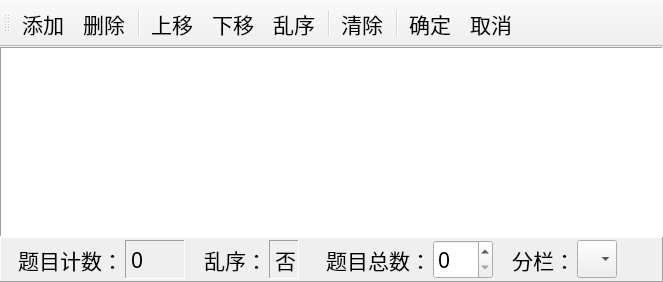
<?xml version="1.0" encoding="UTF-8"?>
<ui version="4.0">
 <class>SetupSectionWindow</class>
 <widget class="QMainWindow" name="SetupSectionWindow">
  <property name="geometry">
   <rect>
    <x>0</x>
    <y>0</y>
    <width>663</width>
    <height>282</height>
   </rect>
  </property>
  <property name="font">
   <font>
    <family>楷体</family>
    <pointsize>16</pointsize>
   </font>
  </property>
  <property name="windowTitle">
   <string>题目区域设置</string>
  </property>
  <widget class="QWidget" name="centralwidget">
   <layout class="QVBoxLayout" name="verticalLayout">
    <property name="spacing">
     <number>0</number>
    </property>
    <property name="leftMargin">
     <number>0</number>
    </property>
    <property name="topMargin">
     <number>0</number>
    </property>
    <property name="rightMargin">
     <number>0</number>
    </property>
    <property name="bottomMargin">
     <number>0</number>
    </property>
    <item>
     <widget class="QListWidget" name="lstQuestion">
      <property name="font">
       <font>
        <family>楷体</family>
        <pointsize>16</pointsize>
       </font>
      </property>
      <property name="frameShape">
       <enum>QFrame::Panel</enum>
      </property>
     </widget>
    </item>
    <item>
     <widget class="QFrame" name="frame">
      <property name="frameShape">
       <enum>QFrame::Panel</enum>
      </property>
      <property name="frameShadow">
       <enum>QFrame::Raised</enum>
      </property>
      <layout class="QHBoxLayout" name="horizontalLayout" stretch="0,0,0,0,0,0,0,0,0">
       <property name="spacing">
        <number>2</number>
       </property>
       <property name="leftMargin">
        <number>2</number>
       </property>
       <property name="topMargin">
        <number>2</number>
       </property>
       <property name="rightMargin">
        <number>2</number>
       </property>
       <property name="bottomMargin">
        <number>2</number>
       </property>
       <item>
        <widget class="QLabel" name="label">
         <property name="minimumSize">
          <size>
           <width>120</width>
           <height>0</height>
          </size>
         </property>
         <property name="maximumSize">
          <size>
           <width>120</width>
           <height>16777215</height>
          </size>
         </property>
         <property name="text">
          <string>题目计数：</string>
         </property>
         <property name="alignment">
          <set>Qt::AlignRight|Qt::AlignTrailing|Qt::AlignVCenter</set>
         </property>
        </widget>
       </item>
       <item>
        <widget class="QLabel" name="labQuestionCount">
         <property name="minimumSize">
          <size>
           <width>60</width>
           <height>0</height>
          </size>
         </property>
         <property name="maximumSize">
          <size>
           <width>60</width>
           <height>16777215</height>
          </size>
         </property>
         <property name="frameShape">
          <enum>QFrame::Panel</enum>
         </property>
         <property name="frameShadow">
          <enum>QFrame::Sunken</enum>
         </property>
         <property name="text">
          <string>0</string>
         </property>
        </widget>
       </item>
       <item>
        <widget class="QLabel" name="label_2">
         <property name="minimumSize">
          <size>
           <width>80</width>
           <height>0</height>
          </size>
         </property>
         <property name="maximumSize">
          <size>
           <width>80</width>
           <height>16777215</height>
          </size>
         </property>
         <property name="text">
          <string>乱序：</string>
         </property>
         <property name="alignment">
          <set>Qt::AlignRight|Qt::AlignTrailing|Qt::AlignVCenter</set>
         </property>
        </widget>
       </item>
       <item>
        <widget class="QLabel" name="labDisorder">
         <property name="minimumSize">
          <size>
           <width>30</width>
           <height>0</height>
          </size>
         </property>
         <property name="maximumSize">
          <size>
           <width>30</width>
           <height>16777215</height>
          </size>
         </property>
         <property name="frameShape">
          <enum>QFrame::Panel</enum>
         </property>
         <property name="frameShadow">
          <enum>QFrame::Sunken</enum>
         </property>
         <property name="text">
          <string>否</string>
         </property>
        </widget>
       </item>
       <item>
        <widget class="QLabel" name="label_3">
         <property name="minimumSize">
          <size>
           <width>130</width>
           <height>0</height>
          </size>
         </property>
         <property name="maximumSize">
          <size>
           <width>130</width>
           <height>16777215</height>
          </size>
         </property>
         <property name="text">
          <string>题目总数：</string>
         </property>
         <property name="alignment">
          <set>Qt::AlignRight|Qt::AlignTrailing|Qt::AlignVCenter</set>
         </property>
        </widget>
       </item>
       <item>
        <widget class="QSpinBox" name="spinCount">
         <property name="minimumSize">
          <size>
           <width>60</width>
           <height>0</height>
          </size>
         </property>
         <property name="maximumSize">
          <size>
           <width>60</width>
           <height>16777215</height>
          </size>
         </property>
         <property name="maximum">
          <number>200</number>
         </property>
        </widget>
       </item>
       <item>
        <widget class="QLabel" name="label_4">
         <property name="minimumSize">
          <size>
           <width>80</width>
           <height>0</height>
          </size>
         </property>
         <property name="maximumSize">
          <size>
           <width>80</width>
           <height>16777215</height>
          </size>
         </property>
         <property name="text">
          <string>分栏：</string>
         </property>
         <property name="alignment">
          <set>Qt::AlignRight|Qt::AlignTrailing|Qt::AlignVCenter</set>
         </property>
        </widget>
       </item>
       <item>
        <widget class="QComboBox" name="cmbColumns">
         <property name="minimumSize">
          <size>
           <width>40</width>
           <height>0</height>
          </size>
         </property>
         <property name="maximumSize">
          <size>
           <width>40</width>
           <height>16777215</height>
          </size>
         </property>
        </widget>
       </item>
       <item>
        <spacer name="horizontalSpacer">
         <property name="orientation">
          <enum>Qt::Horizontal</enum>
         </property>
         <property name="sizeHint" stdset="0">
          <size>
           <width>40</width>
           <height>20</height>
          </size>
         </property>
        </spacer>
       </item>
      </layout>
     </widget>
    </item>
   </layout>
  </widget>
  <widget class="QToolBar" name="toolBar">
   <property name="windowTitle">
    <string>toolBar</string>
   </property>
   <property name="iconSize">
    <size>
     <width>48</width>
     <height>48</height>
    </size>
   </property>
   <property name="toolButtonStyle">
    <enum>Qt::ToolButtonTextUnderIcon</enum>
   </property>
   <property name="floatable">
    <bool>false</bool>
   </property>
   <attribute name="toolBarArea">
    <enum>TopToolBarArea</enum>
   </attribute>
   <attribute name="toolBarBreak">
    <bool>false</bool>
   </attribute>
   <addaction name="actionAdd"/>
   <addaction name="actionDelete"/>
   <addaction name="separator"/>
   <addaction name="actionMoveUp"/>
   <addaction name="actionMoveDown"/>
   <addaction name="actionDisorder"/>
   <addaction name="separator"/>
   <addaction name="actionClear"/>
   <addaction name="separator"/>
   <addaction name="actionYes"/>
   <addaction name="actionCancel"/>
  </widget>
  <action name="actionAdd">
   <property name="icon">
    <iconset resource="MentalArithmeticPaper.qrc">
     <normaloff>:/MentalArithmeticPaper/Resources/Plus0.png</normaloff>:/MentalArithmeticPaper/Resources/Plus0.png</iconset>
   </property>
   <property name="text">
    <string>添加</string>
   </property>
   <property name="toolTip">
    <string>添加题目</string>
   </property>
  </action>
  <action name="actionDelete">
   <property name="icon">
    <iconset resource="MentalArithmeticPaper.qrc">
     <normaloff>:/MentalArithmeticPaper/Resources/Minus0.png</normaloff>:/MentalArithmeticPaper/Resources/Minus0.png</iconset>
   </property>
   <property name="text">
    <string>删除</string>
   </property>
   <property name="toolTip">
    <string>删除题目</string>
   </property>
  </action>
  <action name="actionClear">
   <property name="icon">
    <iconset resource="MentalArithmeticPaper.qrc">
     <normaloff>:/MentalArithmeticPaper/Resources/Reset0.png</normaloff>:/MentalArithmeticPaper/Resources/Reset0.png</iconset>
   </property>
   <property name="text">
    <string>清除</string>
   </property>
   <property name="toolTip">
    <string>清除所有题目</string>
   </property>
  </action>
  <action name="actionYes">
   <property name="icon">
    <iconset resource="MentalArithmeticPaper.qrc">
     <normaloff>:/MentalArithmeticPaper/Resources/Check0.png</normaloff>:/MentalArithmeticPaper/Resources/Check0.png</iconset>
   </property>
   <property name="text">
    <string>确定</string>
   </property>
   <property name="toolTip">
    <string>确定题目设置并退出</string>
   </property>
  </action>
  <action name="actionCancel">
   <property name="icon">
    <iconset resource="MentalArithmeticPaper.qrc">
     <normaloff>:/MentalArithmeticPaper/Resources/No0.png</normaloff>:/MentalArithmeticPaper/Resources/No0.png</iconset>
   </property>
   <property name="text">
    <string>取消</string>
   </property>
   <property name="toolTip">
    <string>取消题目设置并退出</string>
   </property>
  </action>
  <action name="actionMoveUp">
   <property name="icon">
    <iconset resource="MentalArithmeticPaper.qrc">
     <normaloff>:/MentalArithmeticPaper/Resources/Up0.png</normaloff>:/MentalArithmeticPaper/Resources/Up0.png</iconset>
   </property>
   <property name="text">
    <string>上移</string>
   </property>
   <property name="toolTip">
    <string>将题目向前移动</string>
   </property>
  </action>
  <action name="actionMoveDown">
   <property name="icon">
    <iconset resource="MentalArithmeticPaper.qrc">
     <normaloff>:/MentalArithmeticPaper/Resources/Down0.png</normaloff>:/MentalArithmeticPaper/Resources/Down0.png</iconset>
   </property>
   <property name="text">
    <string>下移</string>
   </property>
   <property name="toolTip">
    <string>将题目向后移动</string>
   </property>
  </action>
  <action name="actionDisorder">
   <property name="checkable">
    <bool>true</bool>
   </property>
   <property name="icon">
    <iconset resource="MentalArithmeticPaper.qrc">
     <normaloff>:/MentalArithmeticPaper/Resources/Disorder.png</normaloff>:/MentalArithmeticPaper/Resources/Disorder.png</iconset>
   </property>
   <property name="text">
    <string>乱序</string>
   </property>
   <property name="toolTip">
    <string>打乱题目顺序</string>
   </property>
  </action>
 </widget>
 <resources>
  <include location="MentalArithmeticPaper.qrc"/>
 </resources>
 <connections/>
</ui>
